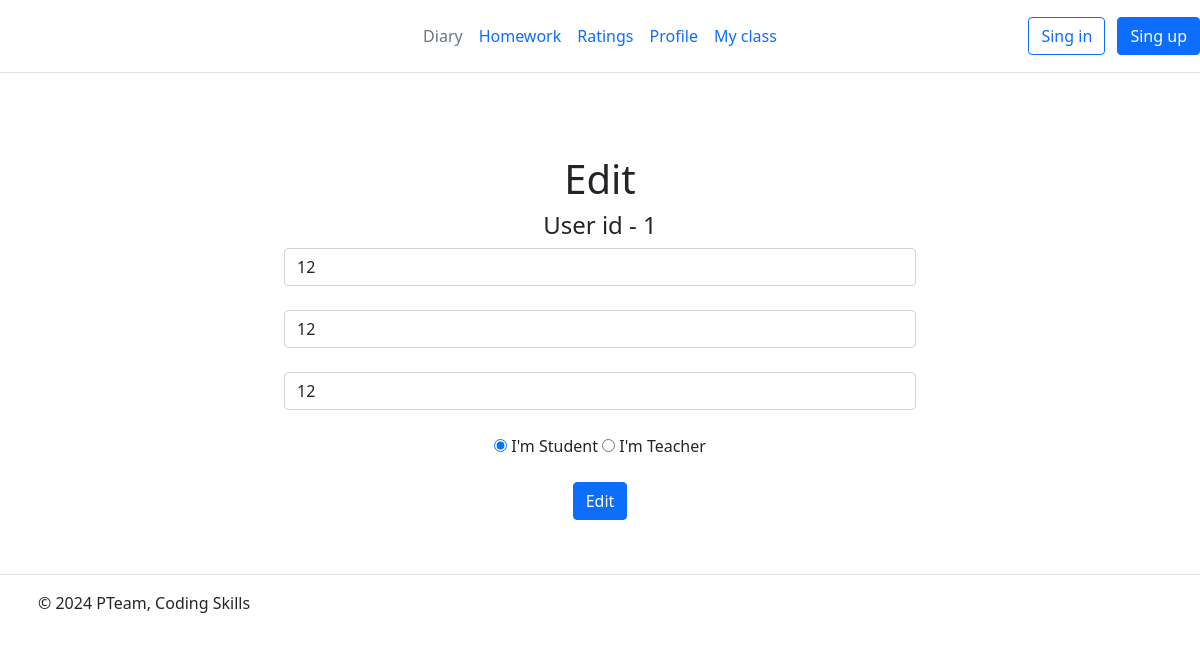
Page /profile/edit/1 on the earlier database version.
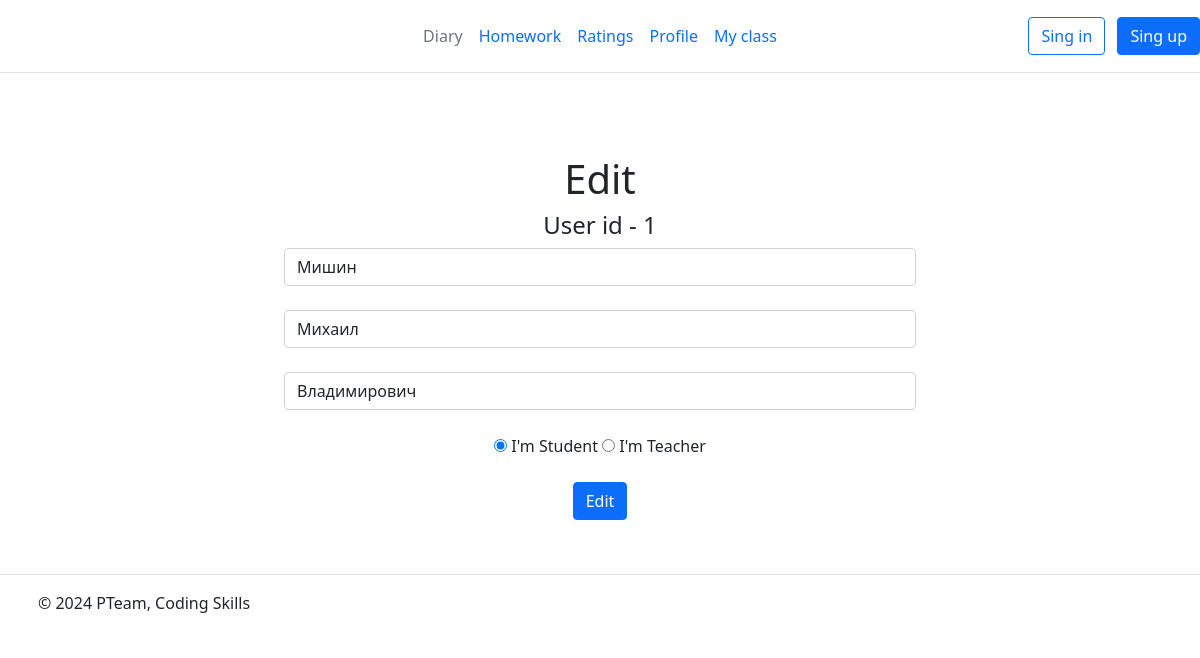
Same page on the later database version.
### models.py (models this page shows)
class Users(db.Model):
    user_id = db.Column(db.Integer, primary_key=True)
    name = db.Column(db.String(20), nullable=False)
    surname = db.Column(db.String(20), nullable=False)
    fatname = db.Column(db.String(20), nullable=False)
    password = db.Column(db.String(20), nullable=False)
    is_teacher = db.Column(db.Boolean, default=False)
    is_student = db.Column(db.Boolean, default=False)

### main.py (the view)
@app.route('/profile/edit/<int:user_id>', methods=['POST', 'GET'])  # Профиль
def profile_edit(user_id):
    user = Users.query.filter_by(user_id=user_id).first()
    if request.method == 'POST':
        name = request.form['name']
        surname = request.form['surname']
        fatname = request.form['fatname']
        type_user = request.form.get('type_user')
        is_teacher = True if type_user == 'teacher' else False
        is_student = not is_teacher
        if not all((name, surname, fatname, type_user)):
            return render_template('profile_edit.html', clear_fields=True)
        try:
            user.name=name
            user.surname=surname
            user.fatname=fatname
            user.is_student=is_student
            user.is_teacher=is_teacher
            db.session.commit()
            return render_template('notification.html', message=MESSAGE_LIST[3965], message_id=3965, url=f'/profile/{user_id}', text='Back to profile')
        except Exception as e:
            print(e)
            return render_template('notification.html', message=MESSAGE_LIST[4898], message_id=4898, url=f'/profile/{user_id}', text='Back to profile')
    else:
        if user:
            is_student = user.is_student
            is_teacher = user.is_teacher
            return render_template('profile_edit.html', user_id=user_id, name=user.name, surname=user.surname, fatname=user.fatname, is_student=is_student, is_teacher=is_teacher)
        else:
            return render_template('notification.html', message=MESSAGE_LIST[5633], message_id=5633, url=f'/',
                                   text='To main')

### templates/profile_edit.html (shortened to what this page needs)
{% extends "base.html" %}
{% block body%}
<div class="prof-container">
    <div class="column">
        <div class="container">
            <div class="user-info">
                <div class="container mt-5">
                    <h1>Edit</h1>
                    <h4>User id - {{user_id}}</h4>
                    <form method="post">
                        <input type="text" name="surname" class="form-control" placeholder="Enter surname"
                               value="{{surname}}"><br>
                        <input type="text" name="name" class="form-control" placeholder="Enter name"
                               value="{{name}}"><br>
                        <input type="text" name="fatname" class="form-control" placeholder="Enter fatname"
                               value="{{fatname}}"><br>
                        {% if is_student %}
                        <input type="radio" id="student" name="type_user" value="student" checked>
                        <label for="option1">I'm Student</label>
                        <input type="radio" id="teacher" name="type_user" value="teacher">
                        <label for="option2">I'm Teacher</label>
                        {% elif clear_fields %}
                        <p class="red-text">All fields must be completed</p>
                        {% endif %}
                        <br><br>
                        <input type="submit" class="btn btn-primary" value="Edit">
                    </form>
                </div>
            </div>
        </div>
    </div>
</div>
{% endblock %}

### templates/base.html (shortened to what this page needs)
<!DOCTYPE html>
<html lang="en">
<head>
    <link href="https://cdn.jsdelivr.net/npm/bootstrap@5.1.3/dist/css/bootstrap.min.css" rel="stylesheet"
>
    <link rel="stylesheet" href="{{url_for('static', filename='style.css')}}">
</head>
<body>
<header class="d-flex flex-wrap align-items-center justify-content-center justify-content-md-between py-3 mb-4 border-bottom">
    <div class="col-md-3 mb-2 mb-md-0">
        <a href="/" class="d-inline-flex link-body-emphasis text-decoration-none">
            <svg class="bi" width="40" height="32" role="img" aria-label="Bootstrap">
                <use xlink:href="#bootstrap"></use>
            </svg>
        </a>
    </div>
    <ul class="nav col-12 col-md-auto mb-2 justify-content-center mb-md-0">
        <li><a href="/diary/" class="nav-link px-2 link-secondary">Diary</a></li>
        <li><a href="/homeworks/" class="nav-link px-2">Homework</a></li>
        <li><a href="/ratings/" class="nav-link px-2">Ratings</a></li>
        <li><a href="/profile/" class="nav-link px-2">Profile</a></li>
        <li><a href="/myclass/" class="nav-link px-2">My class</a></li>
    </ul>
    <div class="col-md-3 text-end">
        <a href="/singin" class="btn btn-outline-primary me-2">Sing in</a>
        <a href="/singup" class="btn btn-primary">Sing up</a>
    </div>
</header>
{% block body%}
{% endblock %}
<footer class="d-flex flex-wrap justify-content-between align-items-center py-3 my-4 border-top">
    <div class="col-md-4 d-flex align-items-center">
        <a href="/" class="mb-3 me-2 mb-md-0 text-body-secondary text-decoration-none lh-1">
            <svg class="bi" width="30" height="24">
                <use xlink:href="#bootstrap"></use>
            </svg>
        </a>
        <span class="mb-3 mb-md-0 text-body-secondary">© 2024 PTeam, Coding Skills</span>
    </div>
</footer>
</body>
</html>

### static/style.css (style rules this page uses)
.container { text-align: center; }
.column { flex: 1; margin: 10px; }
.prof-container { display: flex; width: 700px; margin: auto; justify-content: space-between; }
.user-info { margin-bottom: 20px; }

Differences in the rows shown:
changed Users: surname "12" → "Мишин"; name "12" → "Михаил"; fatname "12" → "Владимирович"
